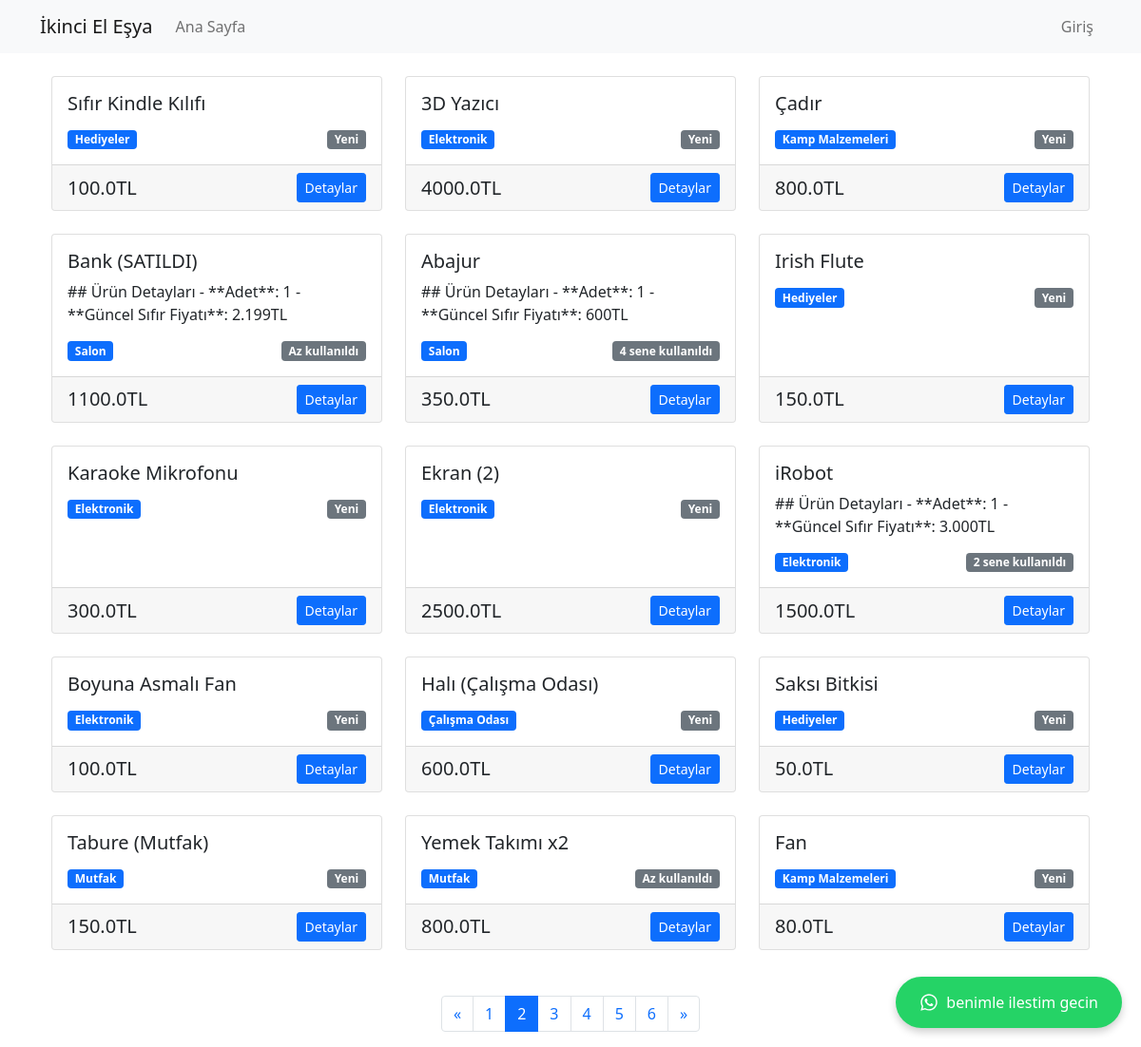
Screenshot of /?page=2 with the database file from the repository.
### models.py (models this page shows)
class Item(Base):
    __tablename__ = "items"
    id = Column(Integer, primary_key=True, index=True)
    title = Column(String, index=True)
    description = Column(String)
    price = Column(Float)
    condition = Column(String)
    user_id = Column(Integer)
    category_id = Column(Integer, ForeignKey("categories.id"))
    category = relationship("Category", back_populates="items")
    images = relationship("ItemImage", back_populates="item", cascade="all, delete-orphan")

class Category(Base):
    __tablename__ = "categories"
    id = Column(Integer, primary_key=True, index=True)
    name = Column(String, unique=True, index=True)
    description = Column(String, nullable=True)
    items = relationship("Item", back_populates="category")

### main.py (the view)
@app.get("/")
async def home(
    request: Request,
    page: int = Query(1, ge=1),
    db: Session = Depends(get_db)
):
    user = await get_current_user(request)
    per_page = 15
    total_items = db.query(models.Item).count()
    total_pages = (total_items + per_page - 1) // per_page
    items = db.query(models.Item)\
        .order_by(models.Item.id.desc())\
        .offset((page - 1) * per_page)\
        .limit(per_page)\
        .all()
    return templates.TemplateResponse("index.html", {
        "request": request,
        "items": items,
        "user": user,
        "current_page": page,
        "total_pages": total_pages,
        "has_next": page < total_pages,
        "has_prev": page > 1,
        "next_page": page + 1 if page < total_pages else None,
        "prev_page": page - 1 if page > 1 else None
    })

### templates/index.html (shortened to what this page needs)
{% extends "base.html" %}
{% block content %}
<div class="container mt-4">
    <div class="row">
        {% for item in items %}
        <div class="col-md-4 mb-4">
            <div class="card h-100">
                <div class="card-body">
                    <h5 class="card-title">{{ item.title }}</h5>
                    <p class="card-text">{{ item.description[:100] }}{% if item.description|length > 100 %}...{% endif %}</p>
                    <div class="d-flex justify-content-between align-items-center">
                        <span class="badge bg-primary">{{ item.category.name }}</span>
                        <span class="badge bg-secondary">{{ item.condition }}</span>
                    </div>
                </div>
                <div class="card-footer">
                    <div class="d-flex justify-content-between align-items-center">
                        <h5 class="mb-0">{{ item.price }}TL</h5>
                        <a href="/item/{{ item.id }}" class="btn btn-primary btn-sm">Detaylar</a>
                    </div>
                </div>
            </div>
        </div>
        {% endfor %}
    </div>
    {% if total_pages > 1 %}
    <nav aria-label="Page navigation" class="mt-4">
        <ul class="pagination justify-content-center">
            {% if has_prev %}
            <li class="page-item">
                <a class="page-link" href="/?page={{ prev_page }}" aria-label="Previous">
                    <span aria-hidden="true">&laquo;</span>
                </a>
            </li>
            {% endif %}
            {% for p in range(1, total_pages + 1) %}
            <li class="page-item {% if p == current_page %}active{% endif %}">
                <a class="page-link" href="/?page={{ p }}">{{ p }}</a>
            </li>
            {% endfor %}
            {% if has_next %}
            <li class="page-item">
                <a class="page-link" href="/?page={{ next_page }}" aria-label="Next">
                    <span aria-hidden="true">&raquo;</span>
                </a>
            </li>
            {% endif %}
        </ul>
    </nav>
    {% endif %}
</div>
{% endblock %}

### rows the page displays
Item: title "Sıfır Kindle Kılıfı", category.name "Hediyeler", condition "Yeni", price "100.0"
Item: title "3D Yazıcı", category.name "Elektronik", condition "Yeni", price "4000.0"
Item: title "Çadır", category.name "Kamp Malzemeleri", condition "Yeni", price "800.0"
Item: title "Bank (SATILDI)", description "## Ürün Detayları - **Adet**: 1 - **Güncel Sıfır Fiyatı**: 2.199TL", category.name "Salon", condition "Az kullanıldı", price "1100.0"
Item: title "Abajur", description "## Ürün Detayları - **Adet**: 1 - **Güncel Sıfır Fiyatı**: 600TL", category.name "Salon", condition "4 sene kullanıldı", price "350.0"
Item: title "Irish Flute", category.name "Hediyeler", condition "Yeni", price "150.0"
Item: title "Karaoke Mikrofonu", category.name "Elektronik", condition "Yeni", price "300.0"
Item: title "Ekran (2)", category.name "Elektronik", condition "Yeni", price "2500.0"
Item: title "iRobot", description "## Ürün Detayları - **Adet**: 1 - **Güncel Sıfır Fiyatı**: 3.000TL", category.name "Elektronik", condition "2 sene kullanıldı", price "1500.0"
Item: title "Boyuna Asmalı Fan", category.name "Elektronik", condition "Yeni", price "100.0"
Item: title "Halı (Çalışma Odası)", category.name "Çalışma Odası", condition "Yeni", price "600.0"
Item: title "Saksı Bitkisi", category.name "Hediyeler", condition "Yeni", price "50.0"
Item: title "Tabure (Mutfak)", category.name "Mutfak", condition "Yeni", price "150.0"
Item: title "Yemek Takımı x2", category.name "Mutfak", condition "Az kullanıldı", price "800.0"
Item: title "Fan", category.name "Kamp Malzemeleri", condition "Yeni", price "80.0"

### other values shown
{{ p }} "1" "2" "3" "4" "5" "6"
